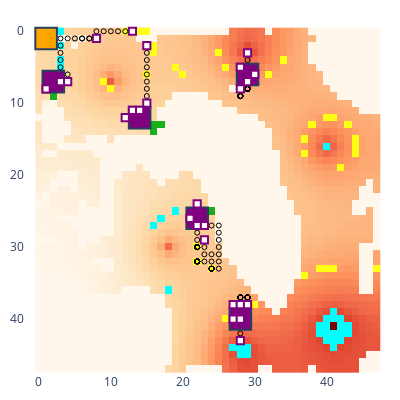

The notebook cell saved with this chart:
### Code cell
update_logging_level(logging.WARNING)
myenv.run_until_log_increases(100, max_step=100)
myenv.show()

### Figure 1 — Plotly figure (JSON) as saved in the notebook; plotly's stock layout.template omitted (floating-point values rounded to 4 significant figures; data arrays with more than 128 entries replaced by an {"elided": "..."} marker saying what was removed)
{"data": [{"colorscale": [[0, "rgb(255,247,236)"], [0.125, "rgb(254,232,200)"], [0.25, "rgb(253,212,158)"], [0.375, "rgb(253,187,132)"], [0.5, "rgb(252,141,89)"], [0.625, "rgb(239,101,72)"], [0.75, "rgb(215,48,31)"], [0.875, "rgb(179,0,0)"], [1, "rgb(127,0,0)"]], "name": "Rubble", "showscale": false, "type": "heatmap", "uid": "60_Rubble", "z": {"elided": "48x48 int values"}}, {"colorscale": [[0, "#00ffff"], [1, "#00ffff"]], "hoverinfo": "skip", "name": "Ice", "showscale": false, "type": "heatmap", "uid": "60_Ice", "z": {"elided": "48x48 int values"}}, {"colorscale": [[0, "#ffff14"], [1, "#ffff14"]], "hoverinfo": "skip", "name": "Ore", "showscale": false, "type": "heatmap", "uid": "60_Ore", "z": {"elided": "48x48 int values"}}, {"colorscale": [[0, "#15b01a"], [1, "#15b01a"]], "hoverinfo": "skip", "name": "Lichen", "showscale": false, "type": "heatmap", "uid": "60_Lichen", "z": {"elided": "48x48 int values"}}, {"customdata": [["factory_0", "player_0", 102, 0, 2, 254, 18]], "hovertemplate": "%{customdata[0]} %{customdata[1]}<br>Power: %{customdata[2]}<br>Ice: %{customdata[3]}<br>Ore: %{customdata[4]}<br>Water: %{customdata[5]}<br>Metal: %{customdata[6]}<br><extra></extra>", "name": "factory_0", "showscale": false, "type": "heatmap", "uid": "60_factory_0", "x": [22], "y": [26], "z": [0]}, {"customdata": [["factory_2", "player_0", 153, 0, 4, 254, 5]], "hovertemplate": "%{customdata[0]} %{customdata[1]}<br>Power: %{customdata[2]}<br>Ice: %{customdata[3]}<br>Ore: %{customdata[4]}<br>Water: %{customdata[5]}<br>Metal: %{customdata[6]}<br><extra></extra>", "name": "factory_2", "showscale": false, "type": "heatmap", "uid": "60_factory_2", "x": [14], "y": [12], "z": [2]}, {"customdata": [["factory_3", "player_0", 103, 0, 3, 202, 6]], "hovertemplate": "%{customdata[0]} %{customdata[1]}<br>Power: %{customdata[2]}<br>Ice: %{customdata[3]}<br>Ore: %{customdata[4]}<br>Water: %{customdata[5]}<br>Metal: %{customdata[6]}<br><extra></extra>", "name": "factory_3", "showscale": false, "type": "heatmap", "uid": "60_factory_3", "x": [28], "y": [40], "z": [3]}, {"customdata": [["factory_4", "player_0", 738, 160, 0, 227, 5]], "hovertemplate": "%{customdata[0]} %{customdata[1]}<br>Power: %{customdata[2]}<br>Ice: %{customdata[3]}<br>Ore: %{customdata[4]}<br>Water: %{customdata[5]}<br>Metal: %{customdata[6]}<br><extra></extra>", "name": "factory_4", "showscale": false, "type": "heatmap", "uid": "60_factory_4", "x": [2], "y": [7], "z": [4]}, {"customdata": [["factory_5", "player_0", 183, 0, 3, 200, 6]], "hovertemplate": "%{customdata[0]} %{customdata[1]}<br>Power: %{customdata[2]}<br>Ice: %{customdata[3]}<br>Ore: %{customdata[4]}<br>Water: %{customdata[5]}<br>Metal: %{customdata[6]}<br><extra></extra>", "name": "factory_5", "showscale": false, "type": "heatmap", "uid": "60_factory_5", "x": [29], "y": [6], "z": [5]}, {"customdata": [["factory_1", "player_1", 4000, 0, 0, 690, 750]], "hovertemplate": "%{customdata[0]} %{customdata[1]}<br>Power: %{customdata[2]}<br>Ice: %{customdata[3]}<br>Ore: %{customdata[4]}<br>Water: %{customdata[5]}<br>Metal: %{customdata[6]}<br><extra></extra>", "name": "factory_1", "showscale": false, "type": "heatmap", "uid": "60_factory_1", "x": [1], "y": [1], "z": [1]}, {"customdata": [["unit_6", "player_0", "HEAVY", [22, 24], 911, 20, 0, 0, 0]], "hovertemplate": "%{customdata[0]} %{customdata[1]}<br>Type: %{customdata[2]}<br>Pos: %{customdata[3]}<br>Power: %{customdata[4]}<br>Ice: %{customdata[5]}<br>Ore: %{customdata[6]}<br>Water: %{customdata[7]}<br>Metal: %{customdata[8]}<br><extra></extra>", "name": "unit_6", "showscale": false, "type": "heatmap", "uid": "60_unit_6", "x": [22], "y": [24], "z": [6]}, {"hoverinfo": "skip", "marker": {"color": "black", "size": 5, "symbol": "circle-open"}, "mode": "markers", "name": "path", "showlegend": false, "type": "scatter", "uid": "60_path", "x": [22, 22, 22, 22, 22, 22, 22, 22, 22, 22, 22, 22, 22, 22, 22, 22], "y": [24, 24, 24, 24, 24, 24, 24, 24, 24, 24, 24, 24, 24, 24, 25, 25]}, {"customdata": [["unit_7", "player_0", "HEAVY", [12, 12], 917, 20, 0, 0, 0]], "hovertemplate": "%{customdata[0]} %{customdata[1]}<br>Type: %{customdata[2]}<br>Pos: %{customdata[3]}<br>Power: %{customdata[4]}<br>Ice: %{customdata[5]}<br>Ore: %{customdata[6]}<br>Water: %{customdata[7]}<br>Metal: %{customdata[8]}<br><extra></extra>", "name": "unit_7", "showscale": false, "type": "heatmap", "uid": "60_unit_7", "x": [12], "y": [12], "z": [7]}, {"hoverinfo": "skip", "marker": {"color": "black", "size": 5, "symbol": "circle-open"}, "mode": "markers", "name": "path", "showlegend": false, "type": "scatter", "uid": "60_path", "x": [12, 12, 12, 12, 12, 12, 12, 12, 12, 12, 12, 12, 12, 12, 13, 13], "y": [12, 12, 12, 12, 12, 12, 12, 12, 12, 12, 12, 12, 12, 12, 12, 12]}, {"customdata": [["unit_8", "player_0", "HEAVY", [28, 43], 670, 60, 0, 0, 0]], "hovertemplate": "%{customdata[0]} %{customdata[1]}<br>Type: %{customdata[2]}<br>Pos: %{customdata[3]}<br>Power: %{customdata[4]}<br>Ice: %{customdata[5]}<br>Ore: %{customdata[6]}<br>Water: %{customdata[7]}<br>Metal: %{customdata[8]}<br><extra></extra>", "name": "unit_8", "showscale": false, "type": "heatmap", "uid": "60_unit_8", "x": [28], "y": [43], "z": [8]}, {"hoverinfo": "skip", "marker": {"color": "black", "size": 5, "symbol": "circle-open"}, "mode": "markers", "name": "path", "showlegend": false, "type": "scatter", "uid": "60_path", "x": [28, 28, 28, 28, 28, 28, 28, 28, 28, 28, 28], "y": [43, 43, 43, 43, 43, 43, 43, 43, 42, 41, 41]}, {"customdata": [["unit_9", "player_0", "HEAVY", [3, 7], 143, 0, 0, 0, 0]], "hovertemplate": "%{customdata[0]} %{customdata[1]}<br>Type: %{customdata[2]}<br>Pos: %{customdata[3]}<br>Power: %{customdata[4]}<br>Ice: %{customdata[5]}<br>Ore: %{customdata[6]}<br>Water: %{customdata[7]}<br>Metal: %{customdata[8]}<br><extra></extra>", "name": "unit_9", "showscale": false, "type": "heatmap", "uid": "60_unit_9", "x": [3], "y": [7], "z": [9]}, {"customdata": [["unit_10", "player_0", "HEAVY", [29, 3], 362, 120, 0, 0, 0]], "hovertemplate": "%{customdata[0]} %{customdata[1]}<br>Type: %{customdata[2]}<br>Pos: %{customdata[3]}<br>Power: %{customdata[4]}<br>Ice: %{customdata[5]}<br>Ore: %{customdata[6]}<br>Water: %{customdata[7]}<br>Metal: %{customdata[8]}<br><extra></extra>", "name": "unit_10", "showscale": false, "type": "heatmap", "uid": "60_unit_10", "x": [29], "y": [3], "z": [10]}, {"hoverinfo": "skip", "marker": {"color": "black", "size": 5, "symbol": "circle-open"}, "mode": "markers", "name": "path", "showlegend": false, "type": "scatter", "uid": "60_path", "x": [29, 29, 29, 29, 29], "y": [3, 3, 4, 5, 5]}, {"customdata": [["unit_11", "player_0", "LIGHT", [23, 29], 147, 0, 0, 0, 0]], "hovertemplate": "%{customdata[0]} %{customdata[1]}<br>Type: %{customdata[2]}<br>Pos: %{customdata[3]}<br>Power: %{customdata[4]}<br>Ice: %{customdata[5]}<br>Ore: %{customdata[6]}<br>Water: %{customdata[7]}<br>Metal: %{customdata[8]}<br><extra></extra>", "name": "unit_11", "showscale": false, "type": "heatmap", "uid": "60_unit_11", "x": [23], "y": [29], "z": [11]}, {"hoverinfo": "skip", "marker": {"color": "black", "size": 5, "symbol": "circle-open"}, "mode": "markers", "name": "path", "showlegend": false, "type": "scatter", "uid": "60_path", "x": [23, 23, 23, 22, 22, 22, 22, 22, 22, 22, 22, 22, 22, 22, 22, 22, 22, 22, 22], "y": [30, 31, 32, 32, 32, 32, 32, 32, 32, 32, 32, 32, 32, 32, 32, 32, 32, 32, 32]}, {"customdata": [["unit_12", "player_0", "LIGHT", [15, 2], 48, 0, 2, 0, 0]], "hovertemplate": "%{customdata[0]} %{customdata[1]}<br>Type: %{customdata[2]}<br>Pos: %{customdata[3]}<br>Power: %{customdata[4]}<br>Ice: %{customdata[5]}<br>Ore: %{customdata[6]}<br>Water: %{customdata[7]}<br>Metal: %{customdata[8]}<br><extra></extra>", "name": "unit_12", "showscale": false, "type": "heatmap", "uid": "60_unit_12", "x": [15], "y": [2], "z": [12]}, {"hoverinfo": "skip", "marker": {"color": "black", "size": 5, "symbol": "circle-open"}, "mode": "markers", "name": "path", "showlegend": false, "type": "scatter", "uid": "60_path", "x": [15, 15, 15, 15, 15, 15, 15, 15, 15, 15, 15, 15, 15], "y": [2, 2, 2, 3, 4, 5, 6, 7, 8, 9, 10, 11, 11]}, {"customdata": [["unit_13", "player_0", "LIGHT", [27, 40], 13, 0, 0, 0, 0]], "hovertemplate": "%{customdata[0]} %{customdata[1]}<br>Type: %{customdata[2]}<br>Pos: %{customdata[3]}<br>Power: %{customdata[4]}<br>Ice: %{customdata[5]}<br>Ore: %{customdata[6]}<br>Water: %{customdata[7]}<br>Metal: %{customdata[8]}<br><extra></extra>", "name": "unit_13", "showscale": false, "type": "heatmap", "uid": "60_unit_13", "x": [27], "y": [40], "z": [13]}, {"customdata": [["unit_14", "player_0", "LIGHT", [13, 0], 92, 0, 0, 0, 0]], "hovertemplate": "%{customdata[0]} %{customdata[1]}<br>Type: %{customdata[2]}<br>Pos: %{customdata[3]}<br>Power: %{customdata[4]}<br>Ice: %{customdata[5]}<br>Ore: %{customdata[6]}<br>Water: %{customdata[7]}<br>Metal: %{customdata[8]}<br><extra></extra>", "name": "unit_14", "showscale": false, "type": "heatmap", "uid": "60_unit_14", "x": [13], "y": [0], "z": [14]}, {"hoverinfo": "skip", "marker": {"color": "black", "size": 5, "symbol": "circle-open"}, "mode": "markers", "name": "path", "showlegend": false, "type": "scatter", "uid": "60_path", "x": [13, 13, 13, 13, 13, 13, 13, 13, 13, 13, 13, 12, 11, 10, 9, 8, 8, 7, 6], "y": [0, 0, 0, 0, 0, 0, 0, 0, 0, 0, 0, 0, 0, 0, 0, 0, 1, 1, 1]}, {"customdata": [["unit_15", "player_0", "LIGHT", [30, 6], 12, 0, 46, 0, 0]], "hovertemplate": "%{customdata[0]} %{customdata[1]}<br>Type: %{customdata[2]}<br>Pos: %{customdata[3]}<br>Power: %{customdata[4]}<br>Ice: %{customdata[5]}<br>Ore: %{customdata[6]}<br>Water: %{customdata[7]}<br>Metal: %{customdata[8]}<br><extra></extra>", "name": "unit_15", "showscale": false, "type": "heatmap", "uid": "60_unit_15", "x": [30], "y": [6], "z": [15]}, {"hoverinfo": "skip", "marker": {"color": "black", "size": 5, "symbol": "circle-open"}, "mode": "markers", "name": "path", "showlegend": false, "type": "scatter", "uid": "60_path", "x": [30], "y": [6]}, {"customdata": [["unit_16", "player_0", "LIGHT", [21, 26], 19, 0, 0, 0, 0]], "hovertemplate": "%{customdata[0]} %{customdata[1]}<br>Type: %{customdata[2]}<br>Pos: %{customdata[3]}<br>Power: %{customdata[4]}<br>Ice: %{customdata[5]}<br>Ore: %{customdata[6]}<br>Water: %{customdata[7]}<br>Metal: %{customdata[8]}<br><extra></extra>", "name": "unit_16", "showscale": false, "type": "heatmap", "uid": "60_unit_16", "x": [21], "y": [26], "z": [16]}, {"customdata": [["unit_17", "player_0", "LIGHT", [13, 11], 20, 0, 0, 0, 0]], "hovertemplate": "%{customdata[0]} %{customdata[1]}<br>Type: %{customdata[2]}<br>Pos: %{customdata[3]}<br>Power: %{customdata[4]}<br>Ice: %{customdata[5]}<br>Ore: %{customdata[6]}<br>Water: %{customdata[7]}<br>Metal: %{customdata[8]}<br><extra></extra>", "name": "unit_17", "showscale": false, "type": "heatmap", "uid": "60_unit_17", "x": [13], "y": [11], "z": [17]}, {"customdata": [["unit_18", "player_0", "LIGHT", [27, 38], 26, 0, 10, 0, 0]], "hovertemplate": "%{customdata[0]} %{customdata[1]}<br>Type: %{customdata[2]}<br>Pos: %{customdata[3]}<br>Power: %{customdata[4]}<br>Ice: %{customdata[5]}<br>Ore: %{customdata[6]}<br>Water: %{customdata[7]}<br>Metal: %{customdata[8]}<br><extra></extra>", "name": "unit_18", "showscale": false, "type": "heatmap", "uid": "60_unit_18", "x": [27], "y": [38], "z": [18]}, {"hoverinfo": "skip", "marker": {"color": "black", "size": 5, "symbol": "circle-open"}, "mode": "markers", "name": "path", "showlegend": false, "type": "scatter", "uid": "60_path", "x": [27, 27], "y": [39, 39]}, {"customdata": [["unit_19", "player_0", "LIGHT", [8, 1], 31, 0, 4, 0, 0]], "hovertemplate": "%{customdata[0]} %{customdata[1]}<br>Type: %{customdata[2]}<br>Pos: %{customdata[3]}<br>Power: %{customdata[4]}<br>Ice: %{customdata[5]}<br>Ore: %{customdata[6]}<br>Water: %{customdata[7]}<br>Metal: %{customdata[8]}<br><extra></extra>", "name": "unit_19", "showscale": false, "type": "heatmap", "uid": "60_unit_19", "x": [8], "y": [1], "z": [19]}, {"hoverinfo": "skip", "marker": {"color": "black", "size": 5, "symbol": "circle-open"}, "mode": "markers", "name": "path", "showlegend": false, "type": "scatter", "uid": "60_path", "x": [7, 6, 5, 4, 3, 3, 3, 3, 3, 3, 3], "y": [1, 1, 1, 1, 1, 2, 3, 4, 5, 6, 6]}, {"customdata": [["unit_20", "player_0", "LIGHT", [28, 5], 6, 0, 6, 0, 0]], "hovertemplate": "%{customdata[0]} %{customdata[1]}<br>Type: %{customdata[2]}<br>Pos: %{customdata[3]}<br>Power: %{customdata[4]}<br>Ice: %{customdata[5]}<br>Ore: %{customdata[6]}<br>Water: %{customdata[7]}<br>Metal: %{customdata[8]}<br><extra></extra>", "name": "unit_20", "showscale": false, "type": "heatmap", "uid": "60_unit_20", "x": [28], "y": [5], "z": [20]}, {"hoverinfo": "skip", "marker": {"color": "black", "size": 5, "symbol": "circle-open"}, "mode": "markers", "name": "path", "showlegend": false, "type": "scatter", "uid": "60_path", "x": [28], "y": [5]}, {"customdata": [["unit_21", "player_0", "LIGHT", [23, 27], 72, 0, 0, 0, 0]], "hovertemplate": "%{customdata[0]} %{customdata[1]}<br>Type: %{customdata[2]}<br>Pos: %{customdata[3]}<br>Power: %{customdata[4]}<br>Ice: %{customdata[5]}<br>Ore: %{customdata[6]}<br>Water: %{customdata[7]}<br>Metal: %{customdata[8]}<br><extra></extra>", "name": "unit_21", "showscale": false, "type": "heatmap", "uid": "60_unit_21", "x": [23], "y": [27], "z": [21]}, {"hoverinfo": "skip", "marker": {"color": "black", "size": 5, "symbol": "circle-open"}, "mode": "markers", "name": "path", "showlegend": false, "type": "scatter", "uid": "60_path", "x": [24, 25, 25, 25, 25, 25, 25, 25, 24, 24, 24, 24, 24, 24, 24, 24, 24, 24, 24], "y": [27, 27, 28, 29, 30, 31, 32, 33, 33, 33, 33, 33, 33, 33, 33, 33, 33, 32, 31]}, {"customdata": [["unit_22", "player_0", "LIGHT", [15, 10], 14, 0, 48, 0, 0]], "hovertemplate": "%{customdata[0]} %{customdata[1]}<br>Type: %{customdata[2]}<br>Pos: %{customdata[3]}<br>Power: %{customdata[4]}<br>Ice: %{customdata[5]}<br>Ore: %{customdata[6]}<br>Water: %{customdata[7]}<br>Metal: %{customdata[8]}<br><extra></extra>", "name": "unit_22", "showscale": false, "type": "heatmap", "uid": "60_unit_22", "x": [15], "y": [10], "z": [22]}, {"hoverinfo": "skip", "marker": {"color": "black", "size": 5, "symbol": "circle-open"}, "mode": "markers", "name": "path", "showlegend": false, "type": "scatter", "uid": "60_path", "x": [15, 15], "y": [11, 11]}, {"customdata": [["unit_23", "player_0", "LIGHT", [28, 38], 148, 0, 0, 0, 0]], "hovertemplate": "%{customdata[0]} %{customdata[1]}<br>Type: %{customdata[2]}<br>Pos: %{customdata[3]}<br>Power: %{customdata[4]}<br>Ice: %{customdata[5]}<br>Ore: %{customdata[6]}<br>Water: %{customdata[7]}<br>Metal: %{customdata[8]}<br><extra></extra>", "name": "unit_23", "showscale": false, "type": "heatmap", "uid": "60_unit_23", "x": [28], "y": [38], "z": [23]}, {"hoverinfo": "skip", "marker": {"color": "black", "size": 5, "symbol": "circle-open"}, "mode": "markers", "name": "path", "showlegend": false, "type": "scatter", "uid": "60_path", "x": [28, 28, 28, 28, 28, 28, 28, 28, 28, 28, 28, 28, 28, 28, 28, 28, 28, 28, 28], "y": [37, 37, 37, 37, 37, 37, 37, 37, 37, 37, 37, 37, 37, 37, 37, 37, 37, 37, 37]}, {"customdata": [["unit_24", "player_0", "LIGHT", [4, 7], 18, 0, 32, 0, 0]], "hovertemplate": "%{customdata[0]} %{customdata[1]}<br>Type: %{customdata[2]}<br>Pos: %{customdata[3]}<br>Power: %{customdata[4]}<br>Ice: %{customdata[5]}<br>Ore: %{customdata[6]}<br>Water: %{customdata[7]}<br>Metal: %{customdata[8]}<br><extra></extra>", "name": "unit_24", "showscale": false, "type": "heatmap", "uid": "60_unit_24", "x": [4], "y": [7], "z": [24]}, {"hoverinfo": "skip", "marker": {"color": "black", "size": 5, "symbol": "circle-open"}, "mode": "markers", "name": "path", "showlegend": false, "type": "scatter", "uid": "60_path", "x": [4, 3, 3], "y": [6, 6, 6]}, {"customdata": [["unit_25", "player_0", "LIGHT", [28, 8], 141, 0, 0, 0, 0]], "hovertemplate": "%{customdata[0]} %{customdata[1]}<br>Type: %{customdata[2]}<br>Pos: %{customdata[3]}<br>Power: %{customdata[4]}<br>Ice: %{customdata[5]}<br>Ore: %{customdata[6]}<br>Water: %{customdata[7]}<br>Metal: %{customdata[8]}<br><extra></extra>", "name": "unit_25", "showscale": false, "type": "heatmap", "uid": "60_unit_25", "x": [28], "y": [8], "z": [25]}, {"hoverinfo": "skip", "marker": {"color": "black", "size": 5, "symbol": "circle-open"}, "mode": "markers", "name": "path", "showlegend": false, "type": "scatter", "uid": "60_path", "x": [28, 28, 28, 28, 28, 28, 28, 28, 28, 28, 28, 28, 28, 28, 28, 28, 28, 28, 28], "y": [8, 8, 8, 8, 8, 8, 8, 8, 8, 8, 8, 9, 9, 9, 9, 9, 9, 9, 9]}, {"customdata": [["unit_26", "player_0", "LIGHT", [22, 27], 149, 0, 0, 0, 0]], "hovertemplate": "%{customdata[0]} %{customdata[1]}<br>Type: %{customdata[2]}<br>Pos: %{customdata[3]}<br>Power: %{customdata[4]}<br>Ice: %{customdata[5]}<br>Ore: %{customdata[6]}<br>Water: %{customdata[7]}<br>Metal: %{customdata[8]}<br><extra></extra>", "name": "unit_26", "showscale": false, "type": "heatmap", "uid": "60_unit_26", "x": [22], "y": [27], "z": [26]}, {"hoverinfo": "skip", "marker": {"color": "black", "size": 5, "symbol": "circle-open"}, "mode": "markers", "name": "path", "showlegend": false, "type": "scatter", "uid": "60_path", "x": [22, 22, 22, 22, 22, 22, 22, 22, 22, 22, 22, 22, 22, 22, 22, 22, 22, 22, 22], "y": [28, 29, 30, 30, 30, 30, 30, 30, 30, 30, 30, 30, 30, 30, 30, 30, 30, 30, 30]}, {"customdata": [["unit_27", "player_0", "LIGHT", [14, 11], 150, 0, 0, 0, 0]], "hovertemplate": "%{customdata[0]} %{customdata[1]}<br>Type: %{customdata[2]}<br>Pos: %{customdata[3]}<br>Power: %{customdata[4]}<br>Ice: %{customdata[5]}<br>Ore: %{customdata[6]}<br>Water: %{customdata[7]}<br>Metal: %{customdata[8]}<br><extra></extra>", "name": "unit_27", "showscale": false, "type": "heatmap", "uid": "60_unit_27", "x": [14], "y": [11], "z": [27]}, {"customdata": [["unit_28", "player_0", "LIGHT", [29, 38], 55, 0, 0, 0, 0]], "hovertemplate": "%{customdata[0]} %{customdata[1]}<br>Type: %{customdata[2]}<br>Pos: %{customdata[3]}<br>Power: %{customdata[4]}<br>Ice: %{customdata[5]}<br>Ore: %{customdata[6]}<br>Water: %{customdata[7]}<br>Metal: %{customdata[8]}<br><extra></extra>", "name": "unit_28", "showscale": false, "type": "heatmap", "uid": "60_unit_28", "x": [29], "y": [38], "z": [28]}, {"hoverinfo": "skip", "marker": {"color": "black", "size": 5, "symbol": "circle-open"}, "mode": "markers", "name": "path", "showlegend": false, "type": "scatter", "uid": "60_path", "x": [29, 29, 29, 29, 29, 29, 29, 29, 29, 29, 29, 29, 29, 29, 29, 29, 29, 29, 29], "y": [37, 37, 37, 37, 37, 37, 37, 37, 37, 37, 37, 37, 37, 37, 37, 37, 37, 37, 37]}, {"customdata": [["unit_29", "player_0", "LIGHT", [1, 8], 150, 0, 0, 0, 0]], "hovertemplate": "%{customdata[0]} %{customdata[1]}<br>Type: %{customdata[2]}<br>Pos: %{customdata[3]}<br>Power: %{customdata[4]}<br>Ice: %{customdata[5]}<br>Ore: %{customdata[6]}<br>Water: %{customdata[7]}<br>Metal: %{customdata[8]}<br><extra></extra>", "name": "unit_29", "showscale": false, "type": "heatmap", "uid": "60_unit_29", "x": [1], "y": [8], "z": [29]}, {"customdata": [["unit_30", "player_0", "LIGHT", [29, 7], 150, 0, 0, 0, 0]], "hovertemplate": "%{customdata[0]} %{customdata[1]}<br>Type: %{customdata[2]}<br>Pos: %{customdata[3]}<br>Power: %{customdata[4]}<br>Ice: %{customdata[5]}<br>Ore: %{customdata[6]}<br>Water: %{customdata[7]}<br>Metal: %{customdata[8]}<br><extra></extra>", "name": "unit_30", "showscale": false, "type": "heatmap", "uid": "60_unit_30", "x": [29], "y": [7], "z": [30]}, {"hoverinfo": "skip", "marker": {"color": "black", "size": 5, "symbol": "circle-open"}, "mode": "markers", "name": "path", "showlegend": false, "type": "scatter", "uid": "60_path", "x": [29, 29, 29, 29, 29, 29, 29, 29, 29, 29, 29, 29, 29, 29, 29, 29, 29, 29, 29], "y": [8, 8, 8, 8, 8, 8, 8, 8, 8, 8, 8, 8, 8, 8, 8, 8, 8, 8, 8]}, {"customdata": [["unit_31", "player_0", "LIGHT", [28, 40], 51, 0, 0, 0, 0]], "hovertemplate": "%{customdata[0]} %{customdata[1]}<br>Type: %{customdata[2]}<br>Pos: %{customdata[3]}<br>Power: %{customdata[4]}<br>Ice: %{customdata[5]}<br>Ore: %{customdata[6]}<br>Water: %{customdata[7]}<br>Metal: %{customdata[8]}<br><extra></extra>", "name": "unit_31", "showscale": false, "type": "heatmap", "uid": "60_unit_31", "x": [28], "y": [40], "z": [31]}], "layout": {"coloraxis": {"showscale": false}, "height": 400, "margin": {"b": 10, "l": 10, "r": 10, "t": 10}, "plot_bgcolor": "rgba(0, 0, 0, 0)", "shapes": [{"fillcolor": "purple", "name": "factory_0", "type": "rect", "x0": 20.5, "x1": 23.5, "y0": 24.5, "y1": 27.5}, {"fillcolor": "purple", "name": "factory_2", "type": "rect", "x0": 12.5, "x1": 15.5, "y0": 10.5, "y1": 13.5}, {"fillcolor": "purple", "name": "factory_3", "type": "rect", "x0": 26.5, "x1": 29.5, "y0": 38.5, "y1": 41.5}, {"fillcolor": "purple", "name": "factory_4", "type": "rect", "x0": 0.5, "x1": 3.5, "y0": 5.5, "y1": 8.5}, {"fillcolor": "purple", "name": "factory_5", "type": "rect", "x0": 27.5, "x1": 30.5, "y0": 4.5, "y1": 7.5}, {"fillcolor": "orange", "name": "factory_1", "type": "rect", "x0": -0.5, "x1": 2.5, "y0": -0.5, "y1": 2.5}, {"fillcolor": "white", "line": {"color": "purple"}, "name": "unit_6", "type": "rect", "x0": 21.5, "x1": 22.5, "y0": 23.5, "y1": 24.5}, {"fillcolor": "white", "line": {"color": "purple"}, "name": "unit_7", "type": "rect", "x0": 11.5, "x1": 12.5, "y0": 11.5, "y1": 12.5}, {"fillcolor": "white", "line": {"color": "purple"}, "name": "unit_8", "type": "rect", "x0": 27.5, "x1": 28.5, "y0": 42.5, "y1": 43.5}, {"fillcolor": "white", "line": {"color": "purple"}, "name": "unit_9", "type": "rect", "x0": 2.5, "x1": 3.5, "y0": 6.5, "y1": 7.5}, {"fillcolor": "white", "line": {"color": "purple"}, "name": "unit_10", "type": "rect", "x0": 28.5, "x1": 29.5, "y0": 2.5, "y1": 3.5}, {"fillcolor": "white", "line": {"color": "purple"}, "name": "unit_11", "type": "rect", "x0": 22.5, "x1": 23.5, "y0": 28.5, "y1": 29.5}, {"fillcolor": "white", "line": {"color": "purple"}, "name": "unit_12", "type": "rect", "x0": 14.5, "x1": 15.5, "y0": 1.5, "y1": 2.5}, {"fillcolor": "white", "line": {"color": "purple"}, "name": "unit_13", "type": "rect", "x0": 26.5, "x1": 27.5, "y0": 39.5, "y1": 40.5}, {"fillcolor": "white", "line": {"color": "purple"}, "name": "unit_14", "type": "rect", "x0": 12.5, "x1": 13.5, "y0": -0.5, "y1": 0.5}, {"fillcolor": "white", "line": {"color": "purple"}, "name": "unit_15", "type": "rect", "x0": 29.5, "x1": 30.5, "y0": 5.5, "y1": 6.5}, {"fillcolor": "white", "line": {"color": "purple"}, "name": "unit_16", "type": "rect", "x0": 20.5, "x1": 21.5, "y0": 25.5, "y1": 26.5}, {"fillcolor": "white", "line": {"color": "purple"}, "name": "unit_17", "type": "rect", "x0": 12.5, "x1": 13.5, "y0": 10.5, "y1": 11.5}, {"fillcolor": "white", "line": {"color": "purple"}, "name": "unit_18", "type": "rect", "x0": 26.5, "x1": 27.5, "y0": 37.5, "y1": 38.5}, {"fillcolor": "white", "line": {"color": "purple"}, "name": "unit_19", "type": "rect", "x0": 7.5, "x1": 8.5, "y0": 0.5, "y1": 1.5}, {"fillcolor": "white", "line": {"color": "purple"}, "name": "unit_20", "type": "rect", "x0": 27.5, "x1": 28.5, "y0": 4.5, "y1": 5.5}, {"fillcolor": "white", "line": {"color": "purple"}, "name": "unit_21", "type": "rect", "x0": 22.5, "x1": 23.5, "y0": 26.5, "y1": 27.5}, {"fillcolor": "white", "line": {"color": "purple"}, "name": "unit_22", "type": "rect", "x0": 14.5, "x1": 15.5, "y0": 9.5, "y1": 10.5}, {"fillcolor": "white", "line": {"color": "purple"}, "name": "unit_23", "type": "rect", "x0": 27.5, "x1": 28.5, "y0": 37.5, "y1": 38.5}, {"fillcolor": "white", "line": {"color": "purple"}, "name": "unit_24", "type": "rect", "x0": 3.5, "x1": 4.5, "y0": 6.5, "y1": 7.5}, {"fillcolor": "white", "line": {"color": "purple"}, "name": "unit_25", "type": "rect", "x0": 27.5, "x1": 28.5, "y0": 7.5, "y1": 8.5}, {"fillcolor": "white", "line": {"color": "purple"}, "name": "unit_26", "type": "rect", "x0": 21.5, "x1": 22.5, "y0": 26.5, "y1": 27.5}, {"fillcolor": "white", "line": {"color": "purple"}, "name": "unit_27", "type": "rect", "x0": 13.5, "x1": 14.5, "y0": 10.5, "y1": 11.5}, {"fillcolor": "white", "line": {"color": "purple"}, "name": "unit_28", "type": "rect", "x0": 28.5, "x1": 29.5, "y0": 37.5, "y1": 38.5}, {"fillcolor": "white", "line": {"color": "purple"}, "name": "unit_29", "type": "rect", "x0": 0.5, "x1": 1.5, "y0": 7.5, "y1": 8.5}, {"fillcolor": "white", "line": {"color": "purple"}, "name": "unit_30", "type": "rect", "x0": 28.5, "x1": 29.5, "y0": 6.5, "y1": 7.5}, {"fillcolor": "white", "line": {"color": "purple"}, "name": "unit_31", "type": "rect", "x0": 27.5, "x1": 28.5, "y0": 39.5, "y1": 40.5}], "width": 400, "xaxis": {"autorange": true, "domain": [0, 1], "range": [-1.794, 48.66], "type": "linear"}, "yaxis": {"autorange": true, "domain": [0, 1], "range": [47.5, -2.956], "scaleanchor": "x", "type": "linear"}}}
